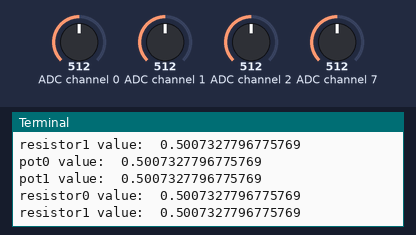
This program was run on a simulated Raspberry Pi (BCM pin numbers). Parts: the last lines printed to the terminal. The inputs (shaded band) are chosen by the test bench; at power-on: ADC channel 0 = 512, ADC channel 1 = 512, ADC channel 2 = 512, ADC channel 7 = 512 (analog values on the 0–1023 scale).

Above: at 1.2 s.
1.3 s: ADC channel 0 set to 716
2.8 s: ADC channel 1 set to 716
At 2.87 s:
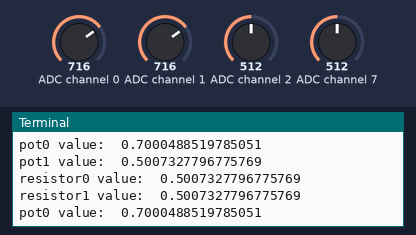
4.3 s: ADC channel 2 set to 716
At 4.31 s:
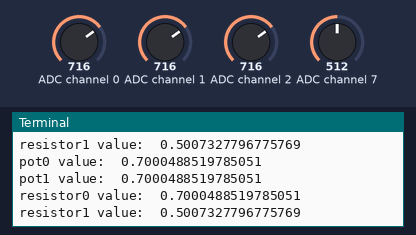
5.8 s: ADC channel 7 set to 716
At 5.84 s:
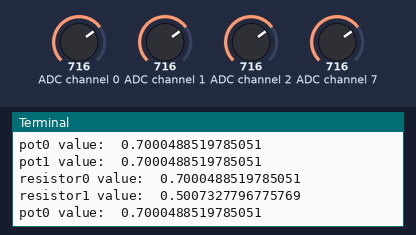
7.3 s: ADC channel 0 set to 992
At 7.38 s:
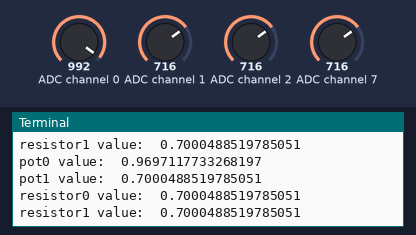
8.8 s: ADC channel 1 set to 992
At 8.81 s:
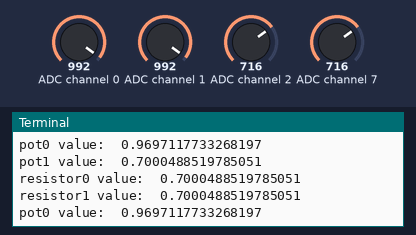
Timing chart, 0 to 11.3 s (numbered marks = the images above; inputs shaded):
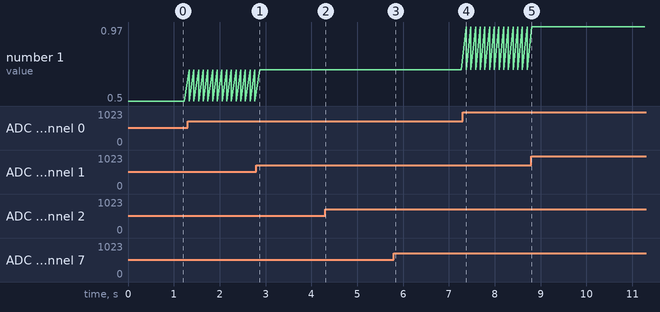

The program:

tester.py
```python
import time
import pygame
from pygame import mixer
from gpiozero import MCP3008, PWMLED


pot0 = MCP3008(0)#channel 0 of the MPC3008 pins
pot1 = MCP3008(1)#MCP3008 channel 1
resistor0 = MCP3008(2)
resistor1 = MCP3008(7)

pygame.init()
pygame.mixer.pre_init()
pygame.mixer.init()

channel1 = pygame.mixer.Channel(0)
channel2 = pygame.mixer.Channel(1)


sound1 = pygame.mixer.Sound("Track2.wav")
sound2 = pygame.mixer.Sound("output.wav")


while True:
    #channel1.play(sound0)#start the sounds
   # channel2.play(sound1)
    #time.sleep(8)

    count = 0
    while count < 80:#waits 80 ticks of 0.1 seconds
        channel1.set_volume(pot0.value)#updating volumes every 0.1 second
        channel2.set_volume(pot1.value)
        print("pot0 value: ", pot0.value)
        print("pot1 value: ", pot1.value)
        print("resistor0 value: ", resistor0.value)
        print("resistor1 value: ", resistor1.value)

        count += 1
        time.sleep(0.1)
```

Measured:
- after the input at 4.3 s, the terminal: prints a new line at once (image 2)
- after the input at 7.3 s, the terminal: prints a new line after 0.08 s (image 4)
